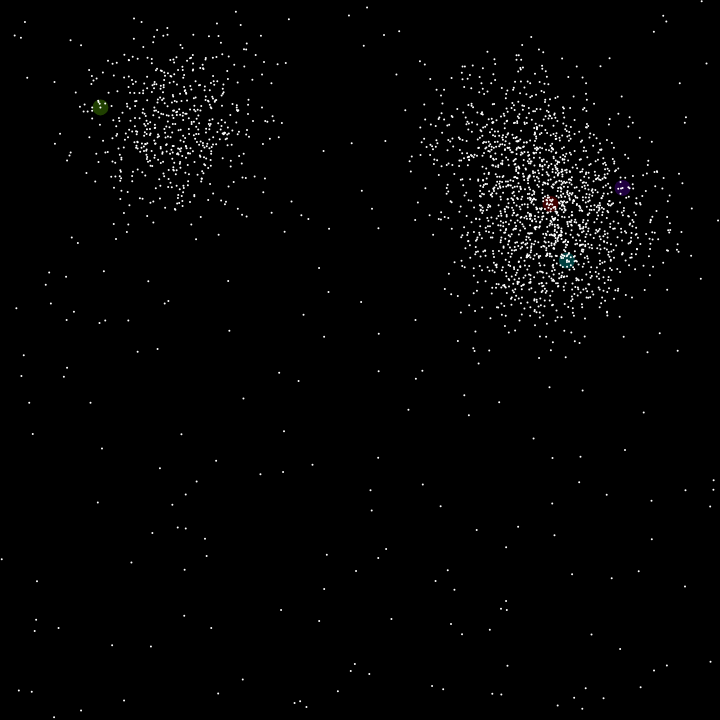
Frame 1 (no input)
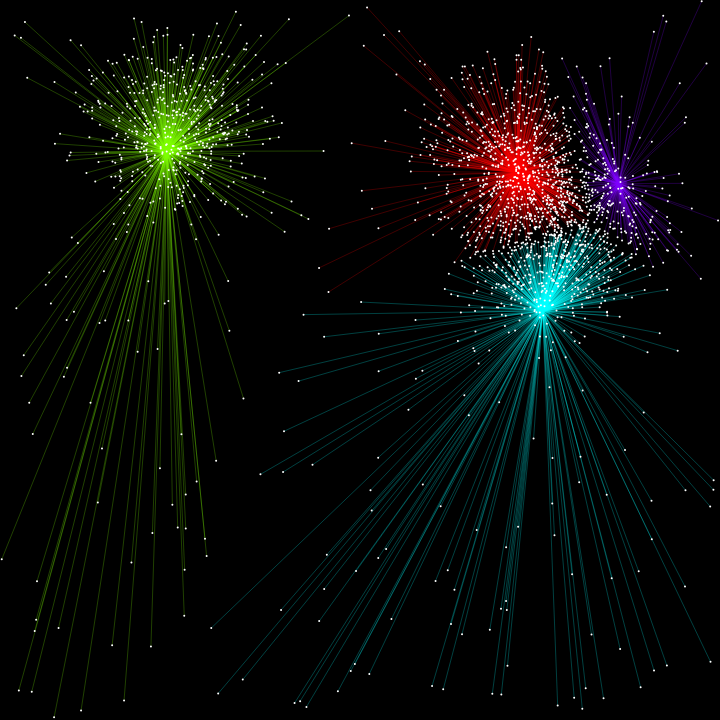
Frame 60 (no input)
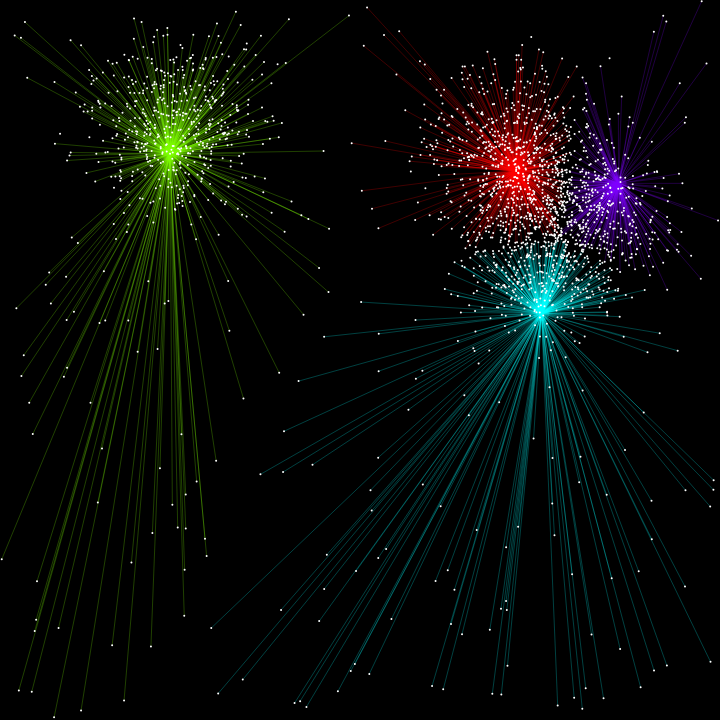
Frame 120 (the mouse pressed at the canvas centre since frame 60)

The p5.js sketch that drew these frames (run headless with seeded random() and noise() and a simulated clock; from frame 60 on, the mouse is pressed at the canvas centre):

// p5.js sketch
// ── sketch.js

// Classes

class Point {
  constructor(x, y, col='white') {
    this.x = x;
    this.y = y;
    this.col = col;
    this.radius = POINT_RADIUS;
  }

  copy() {
    return new Point(this.x, this.y, this.col);
  }

  draw() {
    fill(this.col);
    circle(this.x, this.y, this.radius);
  }
}





// Global Constants

const CANVAS_SIZE = 720;
const POINT_COUNT = 2500
const POINT_RADIUS = 1;
const CENTROID_RADIUS = POINT_RADIUS*8;
const CLUSTER_POINTS_PER_FRAME = POINT_COUNT/30;
const K = 4;
const State = {
  Cluster : 0,
  Reposition : 1,
  Final : 2
};





// Global Variables

let state = State.Cluster;
let points, centroids, clusters;
let toCluster = [ ];






// p5.js Functions

function setup() {
  createCanvas(CANVAS_SIZE, CANVAS_SIZE);
  colorMode(HSB);
  ellipseMode(RADIUS);
  noStroke();

  setupInitialConditions();
}

function mousePressed() {
  if (state === State.Final) {
    setupInitialConditions();
  }
}

function draw() {
  background(0);

  if (state !== State.Final) {
    // Draw cluster lines
    centroids.forEach((centroid, idx) => {
      stroke(centroid.col);
      clusters[idx].forEach(point => {
        line(centroid.x, centroid.y, point.x, point.y);
      });
    });
    noStroke();
    
    // Draw centroids
    for (let centroid of centroids) {
      centroid.draw();
    }
  }

  // Draw data points
  for (let point of points) {
    point.draw();
  }

  // Manage state related actions
  if (state === State.Cluster) {
    clusterPoints();
  } else if (state === State.Reposition) {
    repositionCentroids();
  } else if (state === State.Final) {
    textAlign(CENTER);
    textSize(12);
    fill('yellow');
    text('All done! Click to re-run', CANVAS_SIZE/2, CANVAS_SIZE - 16);
  }
}





// K-Means Functions

function clusterPoints() {
  
  function getAccumulatorByProperty(prop) {
    return (prev, cur) => {
      return prev + cur[prop];
    }
  }
  
  for (let i = 0; i < CLUSTER_POINTS_PER_FRAME; i++) {
    let point = toCluster.pop();
    
    // Find the nearest centroid for the current point
    let distances = centroids.map(centroid => dist(centroid.x, centroid.y, point.x, point.y));
    let nearest = distances.indexOf(Math.min(...distances));

    // Add the point to the given cluster
    clusters[nearest].push(point);

    // If we have clustered all points
    if (toCluster.length === 0) {
      // Update the targets for the centroids to be their new positions
      centroids.forEach((centroid, idx) => {
        centroid.targetX = clusters[idx].reduce(getAccumulatorByProperty('x'), 0) / clusters[idx].length;
        centroid.targetY = clusters[idx].reduce(getAccumulatorByProperty('y'), 0) / clusters[idx].length;
      })

      // If the new target position of all centroids is the same as theri current position,
      // we have completed the clustering process
      let meansHaveConverged = centroids.reduce((prev, cur) => {
        return prev && (cur.x === cur.targetX && cur.y === cur.targetY);
      }, true);
      if (meansHaveConverged) {
        // Color each of the points according to the cluster they belong to
        clusters.forEach((cluster, idx) => {
          cluster.forEach(point => {
            point.col = centroids[idx].col;
            point.col[3] = 1;
          })
        });
        state = State.Final;
      } else {
        // Otherwise, continue as normal
        state = State.Reposition;
      }

      break;
    } 
  }
} 

function repositionCentroids() {

  function lerpt(start, end, amt, thresh) {
    return (abs(start - end) < thresh) ? end : lerp(start, end, amt);
  }
  

  // Move each centroid towards it's new position
  let complete = 0;
  centroids.forEach(centroid => {
    centroid.x = lerpt(centroid.x, centroid.targetX, .1, .1);
    centroid.y = lerpt(centroid.y, centroid.targetY, .1, .1);

    if (centroid.x === centroid.targetX && centroid.y === centroid.targetY) {
      complete++;
    }
  });

  // If all centroids have reached their positions, swtich to clustering again
  if (complete === K) {
    state = State.Cluster;
    toCluster = points.slice();
    clusters = clusters.map(e => [ ]);
  }
}

function setupInitialConditions() {

  function getRandomPointWithinCanvas() {
    let x = random(POINT_RADIUS, CANVAS_SIZE - POINT_RADIUS);
    let y = random(POINT_RADIUS, CANVAS_SIZE - POINT_RADIUS);
    return new Point(x, y);
  }

  function nudge() {
    return random([-1, 1])*randomGaussian(24, 15);
  };

  function withinCanvas(x, y) {
    return (x > POINT_RADIUS && x < CANVAS_SIZE - POINT_RADIUS && y > 0 && y < CANVAS_SIZE - POINT_RADIUS);
  }

  // Generate 5 or so 'blobs' and then put points near them
  let blobPoints = new Array(K).fill(0).map(e => getRandomPointWithinCanvas());

  // Generate a large majority of the points around the 'blob' points
  points = new Array(POINT_COUNT*(9/10)).fill(0).map(e => {
    let blob = random(blobPoints);
    let x = -1;
    let y = -1;
    // Ensure that all of the points are within the canvas
    do {
      let r = random(0, 75);
      let angle = 2*PI*(random(100)/100);
      x = (blob.x + r*cos(angle)) + nudge();
      y = (blob.y - r*sin(angle)) + nudge();
    } while (!withinCanvas(x, y));

    return new Point(x, y);
  });

  // Then scatter some random points around independent of the blobs
  points = points.concat(new Array(POINT_COUNT/10).fill(0).map(e => getRandomPointWithinCanvas()));

  // Pick some random points for the starting centroid positions
  centroids = new Array(K).fill(0).map((e, idx) => {
    let centroid = random(points).copy();
    centroid.col = [ 360*(idx/K), 100, 100, .25 ];
    centroid.radius = CENTROID_RADIUS;
    // Add the extra properties required for tracking
    centroid['targetX'] = centroid.x;
    centroid['targetY'] = centroid.y;
    return centroid;
  });

  clusters = new Array(K).fill(0).map(e => [ ]);
  toCluster = points.slice();

  state = State.Cluster;
}

// ── style.css
html, body {
  margin: 0;
  padding: 0;
}

body {
  display: flex;
  justify-content: center;
  align-items: center;
  background-color: rgb(0, 0, 0);
  height: 100vh;
  margin: 0;
}

canvas {
  display: block;
}
